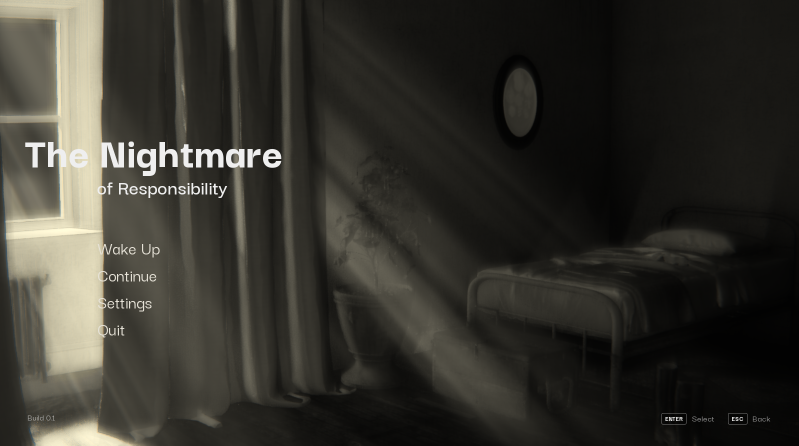
#> input picture Tools/QA/fixtures/a_green_menu_55_words_drawn.png, 1597 x 891 px (shown at 1/2 size)
$ python -i make_devlog01.py   (imports and definitions only)
#> lines starting #> are read from the running program, lines starting #| are printed output that depends on the picture
"""Devlog #1 video for FoA. Renders into P:/FoA-Devlog/videos/devlog01:
  devlog01_noVO.mp4 (1080p30 H.264 ~18 Mbps, AAC 48 kHz, -14 LUFS / -1 dBTP), devlog01_sfx.wav (SFX + ambience stem),
  media/ (one file per shot and per transition) + devlog01.fcpxml (editable timeline), devlog01_vo_beats.txt
  (timecoded narration beats + YouTube chapters), contact_sheet.png and thumbnail.png.
    python Tools/Devlog/make_devlog01.py [--preview]     # --preview: half-res stills check only, no encode
Sources are read-only. Recording footage is checked frame by frame: any frame where the editor is not in front
(terminals, other windows) is replaced by the last good frame, so no agent chat or private window ever appears.
"""
import glob
import json
import math
import os
import re
import subprocess
import sys

import cv2
import numpy as np
from PIL import Image, ImageDraw, ImageFilter, ImageFont
from scipy.io import wavfile
from scipy.signal import resample_poly

OUT = "P:/FoA-Devlog/videos/devlog01"
MEDIA, WORK = f"{OUT}/media", f"{OUT}/work"
S, A, D = "P:/FoA/Saved", "P:/FoA-Assets", "P:/FoA-Devlog"
REC = f"{D}/recordings"
HERO_CLOCK = f"{S}/Devlog/hero_clock.mp4"
W, H, FPS = 1920, 1080, 30
F = f"{A}/fonts"
FONT = {"serif": f"{F}/CormorantGaramond/CormorantGaramond-Light.ttf",
        "serif_r": f"{F}/CormorantGaramond/CormorantGaramond-Regular.ttf",
        "serif_i": f"{F}/CormorantGaramond/CormorantGaramond-Italic.ttf",
        "sans": f"{F}/IBMPlexSans/IBMPlexSans-Light.ttf", "sans_r": f"{F}/IBMPlexSans/IBMPlexSans-Regular.ttf",
        "sans_m": f"{F}/IBMPlexSans/IBMPlexSans-Medium.ttf", "sans_sb": f"{F}/IBMPlexSans/IBMPlexSans-SemiBold.ttf"}
INK = (236, 229, 216)        # warm paper white for text
BG = (12, 11, 10)
EDITOR_REF = f"{D}/_ref/editor_layout.png"
EDITOR_PATCHES = [(0, 80, 760, 40), (1280, 125, 620, 30), (1282, 380, 90, 350)]  # toolbar, Outliner tabs, Hayba icon column
_fonts = {}


# [4 lines left out: function font, not called in this run]


# ---------- look ----------

_luts = {}


def grade(img, amount=1.0, gain=1.0, lift=0.0):
    """Warm monochrome: luminance, exposure, gentle S-curve, paper tint, all as 8-bit lookup tables (fast enough for
    every video frame). amount<1 keeps some of the source colour."""
    key = (gain, lift)
    if key not in _luts:
        v = np.clip(np.arange(256, dtype=np.float32) / 255 * gain + lift, 0, 1)
        v = v * 0.6 + (v * v * (3 - 2 * v)) * 0.4
        _luts[key] = [np.clip(v * k * 255, 0, 255).astype(np.uint8) for k in (1.0, 0.955, 0.875)]
        _luts[key, "c"] = np.clip(np.arange(256) * gain + lift * 255, 0, 255).astype(np.uint8)
    gray = cv2.cvtColor(np.ascontiguousarray(img), cv2.COLOR_RGB2GRAY)
    warm = cv2.merge([cv2.LUT(gray, lut) for lut in _luts[key]])
    if amount >= 1:
        return warm
    return cv2.addWeighted(cv2.LUT(np.ascontiguousarray(img), _luts[key, "c"]), 1 - amount, warm, amount, 0)


yy, xx = np.mgrid[0:H, 0:W].astype(np.float32)
_vig = (1 - 0.38 * (((xx - W / 2) / (W / 2)) ** 2 + ((yy - H / 2) / (H / 2)) ** 2) ** 1.3).clip(0.45, 1)
VIGNETTE = cv2.merge([(_vig * 255).astype(np.uint8)] * 3)
_rng = np.random.default_rng(7)
GRAIN = []
# [3 lines not run here, left out]


# [5 lines left out: function finish, not called in this run]


_shadows = {}


# [22 lines left out: function fit, not called in this run]


def load(path, amount=1.0, gain=1.0, lift=0.0, crop=None):
#> called with amount = 1, gain = 1, lift = 0
    im = np.asarray(Image.open(path).convert("RGB"))
#> im is the input picture: shape (891, 1597, 3); mean R, G, B 52.4, 50.7, 44.3
    if crop:
        x, y, w, h = crop
        im = im[y:y + h, x:x + w]
    return grade(im, amount, gain, lift)
#> in grade, `gray = cv2.cvtColor(np.ascontiguousarray(img), cv2.COLOR_RGB2GRAY)`:
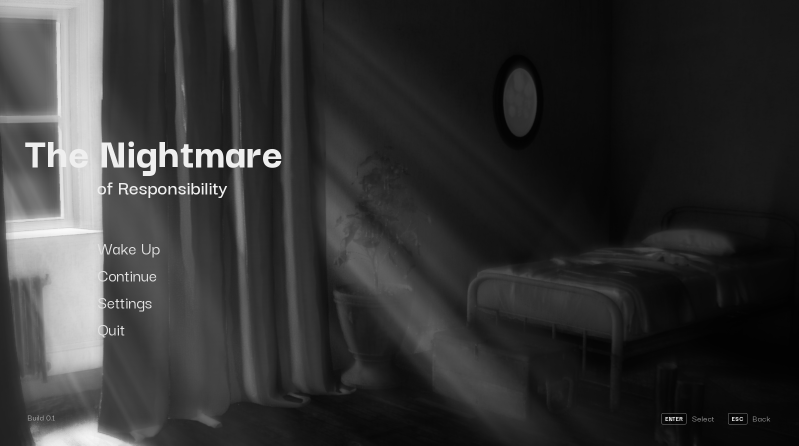
#> gray: shape (891, 1597) (shown at 1/2 size); min 2, max 250, mean 50.6


def ease(t):
    return t * t * (3 - 2 * t)


# [9 lines left out: function kenburns, not called in this run]


# ---------- video sources ----------

_ref = None


# [99 lines left out: functions editor_ok, _decode, video, text_layer, over, wrap, not called in this run]


LOWER_SHADE = None


# [21 lines left out: function lower_third, not called in this run]


# ---------- transitions ----------

def fbm(seed, scale=(270, 480)):
    rng = np.random.default_rng(seed)
    acc = np.zeros((H, W), np.float32)
    for o, amp in ((4, 0.5), (8, 0.25), (16, 0.15), (48, 0.1)):
        acc += amp * cv2.resize(rng.random((max(2, scale[0] * o // 64), max(2, scale[1] * o // 64))).astype(np.float32),
                                (W, H), interpolation=cv2.INTER_CUBIC)
    acc = (acc - acc.min()) / (acc.max() - acc.min())
    return acc


SAND_FIELD = 0.6 * fbm(1) + 0.4 * ((xx / W) * 0.7 + (yy / H) * 0.3)
SAND_FIELD = ((SAND_FIELD - SAND_FIELD.min()) / (SAND_FIELD.max() - SAND_FIELD.min())).astype(np.float32)
SPECK = (np.random.default_rng(3).random((H, W)) > 0.45).astype(np.float32)


SPECK_K = (0.92 * (0.55 + 0.45 * SPECK)).astype(np.float32)


# [8 lines left out: function t_sand, not called in this run]


MX, MY = np.meshgrid(np.arange(W, dtype=np.float32), np.arange(H, dtype=np.float32))


# [39 lines left out: functions t_smear, t_glitch, t_fade, not called in this run]


TRANS = {"sand": t_sand, "smear": t_smear, "glitch": t_glitch, "fade": t_fade}
TRANS_SFX = {"sand": [("SFX/Sand/SFX_Sand_Shift_0{}.wav", -9), ("SFX/Dream/SFX_Dream_Whoosh_0{}.wav", -17)],
             "smear": [("SFX/Dream/SFX_Dream_Whoosh_0{}.wav", -11)],
             "glitch": [("SFX/Dream/SFX_Dream_Glitch_0{}.wav", -15)],
             "fade": []}


# ---------- segments ----------

class Seg:
    def __init__(self, name, secs, gen, trans=("sand", 20), vo=None, chapter=None, sfx=()):
        self.name, self.n, self.gen, self.trans = name, round(secs * FPS), gen, trans
        self.vo, self.chapter, self.sfx = vo, chapter, list(sfx)


# [321 lines left out: functions still, clip, sequence, card, slide, lanes_panel and 4 more, not called in this run]


# ---------- render ----------

ENC_PIECE = ["-c:v", "libx264", "-preset", "veryfast", "-crf", "12", "-pix_fmt", "yuv420p", "-g", "30", "-r", str(FPS)]


def open_piece(path):
    return subprocess.Popen(["ffmpeg", "-v", "error", "-y", "-f", "rawvideo", "-pix_fmt", "rgb24", "-s", f"{W}x{H}",
                             "-r", str(FPS), "-i", "-", *ENC_PIECE, path], stdin=subprocess.PIPE)


# [36 lines left out: function render, not called in this run]


# ---------- audio ----------

SR = 48000


# [67 lines left out: functions load_wav, mix_audio, measure, loudnorm, not called in this run]


# ---------- deliverables ----------

def tc(frames):
    s = frames / FPS
    return f"{int(s // 60)}:{int(s % 60):02d}"


# [99 lines left out: functions write_vo, write_fcpxml, contact_sheet, thumbnail, main, not called in this run]


# [2 lines not run here, left out]

>>> result = load('../QA/fixtures/a_green_menu_55_words_drawn.png')
